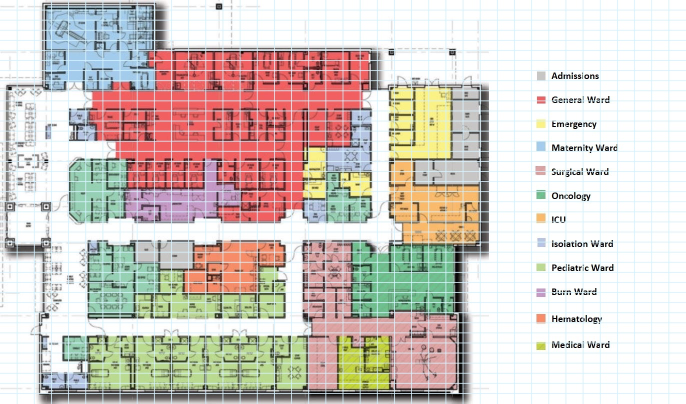
#> input picture grid40x40.jpg, 1372 x 807 px (shown at 1/2 size)
$ python main.py
#> lines starting #> are read from the running program, lines starting #| are printed output that depends on the picture; after the words box and inside, x2 and y2 are one past the last pixel; in counts of white or black regions, pixels touching at a corner belong together
# This is a sample Python script.

# Press ⌃R to execute it or replace it with your code.
# Press Double ⇧ to search everywhere for classes, files, tool windows, actions, and settings.


# Press the green button in the gutter to run the script.
if __name__ == '__main__':
    # at the command prompt type:
    # pip install opencv-python

    # OpenCV is a library of programming functions for computer vision applications
    import cv2
    import numpy as np

    # Load the image
    image = cv2.imread('grid40x40.jpg')
#> image is the input picture: shape (807, 1372, 3); mean B, G, R 195.1, 201.6, 210.6

    # Check if the image was loaded successfully
    if image is None:
        print("Error: Unable to load image.")
        exit(1)

    # Resize the image to 50x50
    resized_image = cv2.resize(image, (50, 50))
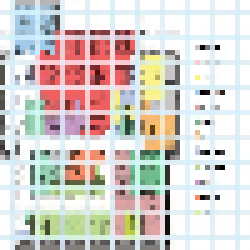
#> resized_image: shape (50, 50, 3) (shown 5 times larger); mean B, G, R 202.6, 206.5, 212.1

    # Convert the resized image to grayscale
    gray = cv2.cvtColor(resized_image, cv2.COLOR_BGR2GRAY)
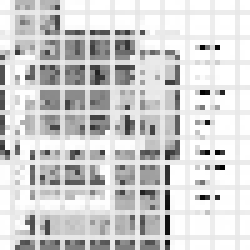
#> gray: shape (50, 50) (shown 5 times larger); min 3, max 255, mean 207.8

    # Threshold the image
    _, binary = cv2.threshold(gray, 240, 255, cv2.THRESH_BINARY)
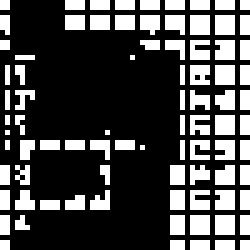
#> binary: shape (50, 50) (shown 5 times larger); 29.2% white in thin lines or dots

    # Invert the binary image
    binary = cv2.bitwise_not(binary)
#> binary: shape (50, 50); 70.8% white; black in thin lines or dots

    # Convert the binary image to a matrix of 0s and 1s
    matrix = (binary / 255).astype(int)
#> matrix: shape (50, 50) int64; values 0 (black) and 1 (white), 70.8% white; black in thin lines or dots

    # Save the matrix into a text file
    np.savetxt('floorplan_matrix.txt', matrix, fmt='%d')

    print("Matrix saved to floorplan_matrix.txt")

# See PyCharm help at https://www.jetbrains.com/help/pycharm/

$ run again, with floorplan1_nolegend.JPG copied over grid40x40.jpg
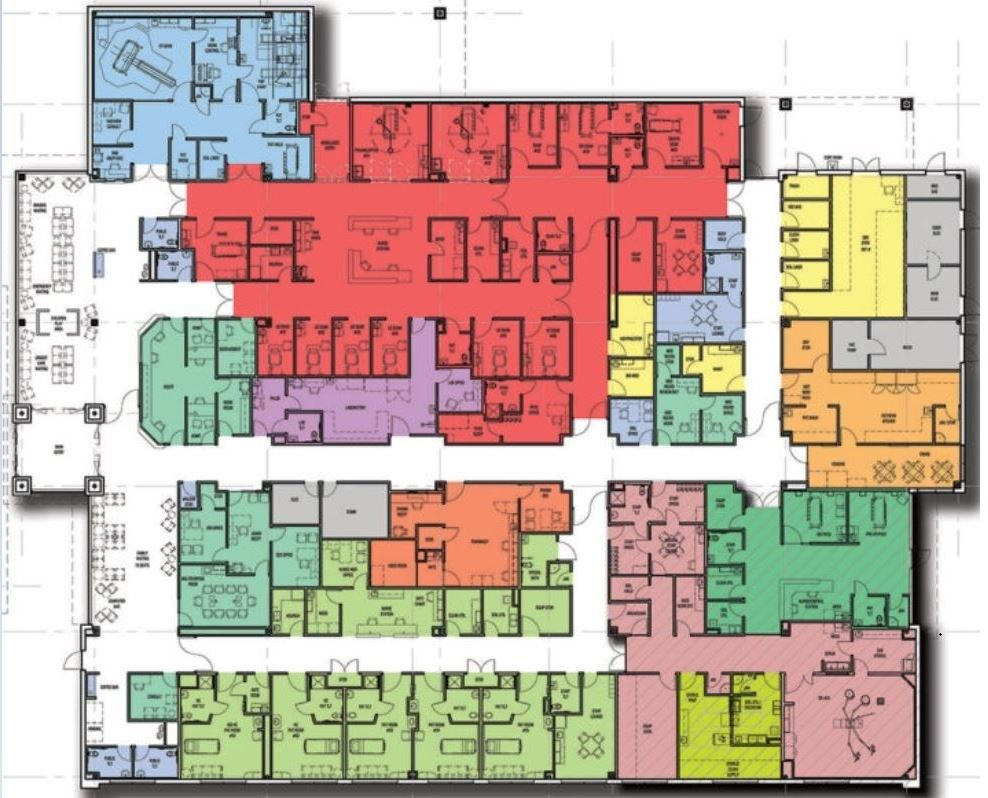
#> input picture floorplan1_nolegend.JPG, 988 x 798 px
#> image is the input picture: shape (798, 988, 3); mean B, G, R 163.4, 175.7, 195.4
#> `gray = cv2.cvtColor(resized_image, cv2.COLOR_BGR2GRAY)`:
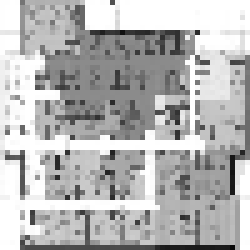
#> gray: shape (50, 50) (shown 5 times larger); min 7, max 255, mean 181.9
#> `_, binary = cv2.threshold(gray, 240, 255, cv2.THRESH_BINARY)`:
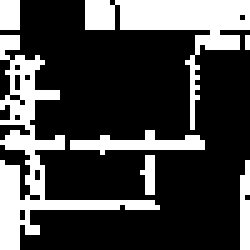
#> binary: shape (50, 50) (shown 5 times larger); 26.8% white; 7 white regions (2 under 20 px), largest, box (x1, y1, x2, y2) and area: (0, 7, 32, 50) 291, (17, 0, 50, 26) 240, (14, 26, 41, 31) 64, (48, 32, 50, 50) 32, (0, 0, 4, 6) 24
